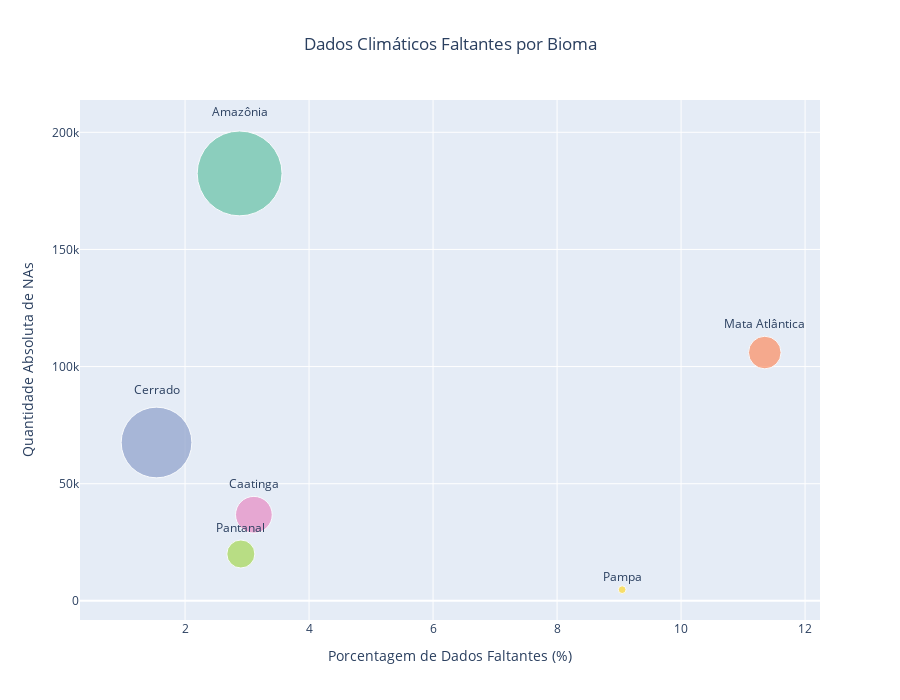

Notebook cell for this chart:
### Markdown cell above
### Distribuição dos dados faltantes por bioma
**Insight**: o bioma com maior quantidade de dados faltantes é a Amazônia.

### Code cell
na_biome = (
    df_na
    .group_by('bioma')
    .agg(pl.len().alias('count_na'))
    .sort('count_na', descending=True)
)

total_biome = (
    df_daily
    .group_by('bioma')
    .agg(pl.len().alias('count_total'))
)

biome_comp = (
    na_biome
    .join(total_biome, on='bioma', how='left')
    .with_columns([
        ((pl.col('count_na') / pl.col('count_total')) * 100)
        .round(2)
        .alias('perc_na')
    ])
    .with_columns([
        pl.col('count_na').map_elements(
            lambda x: f"{x:_.0f}".replace('_', '.'), # Formata contagem para hover
            return_dtype=pl.Utf8
        ).alias('count_na_fmt'),
        pl.col('count_total').map_elements(
            lambda x: f"{x:_.0f}".replace('_', '.'), # Formata contagem para hover
            return_dtype=pl.Utf8
        ).alias('count_total_fmt')
    ])
)

fig = px.scatter(
    biome_comp,
    x='perc_na',
    y='count_na',
    size='count_total',
    color='bioma',
    text='bioma',
    size_max=60,
    custom_data=['count_na_fmt', 'count_total_fmt'],
    labels={
        'perc_na': 'Porcentagem de Dados Faltantes (%)',
        'count_na': 'Quantidade Absoluta de NAs',
        'count_total': 'Total de Registros'
    },
    title='Dados Climáticos Faltantes por Bioma',
    height=700,
    color_discrete_sequence=px.colors.qualitative.Set2
)

# Ajusta posição dos labels
fig.update_traces(
    textposition='top center',
    hovertemplate='<b>%{text}</b><br>' +
                  'Porcentagem: %{x:.1f}%<br>' +
                  'Quantidade absoluta: %{customdata[0]}<br>' +
                  'Total de registros: %{customdata[1]}' +
                  '<extra></extra>',
)

fig.update_layout(
    title={'x': 0.5, 'xanchor': 'center'},
    xaxis=dict(title_font=dict(size=14)),
    yaxis=dict(title_font=dict(size=14)),
    showlegend=False,
    font=dict(size=12)
)

fig.show()

### Figure 1 — Plotly figure (JSON) as saved in the notebook; plotly's stock layout.template omitted (floating-point values rounded to 4 significant figures)
{"data": [{"customdata": [["182.445", "6.329.555"]], "hovertemplate": "<b>%{text}</b><br>Porcentagem: %{x:.1f}%<br>Quantidade absoluta: %{customdata[0]}<br>Total de registros: %{customdata[1]}<extra></extra>", "legendgroup": "Amazônia", "marker": {"color": "rgb(102,194,165)", "size": [6329555], "sizemode": "area", "sizeref": 1758.0, "symbol": "circle"}, "mode": "markers+text", "name": "Amazônia", "orientation": "v", "showlegend": true, "text": ["Amazônia"], "x": [2.88], "xaxis": "x", "y": [182445], "yaxis": "y", "type": "scatter", "textposition": "top center"}, {"customdata": [["105.991", "933.904"]], "hovertemplate": "<b>%{text}</b><br>Porcentagem: %{x:.1f}%<br>Quantidade absoluta: %{customdata[0]}<br>Total de registros: %{customdata[1]}<extra></extra>", "legendgroup": "Mata Atlântica", "marker": {"color": "rgb(252,141,98)", "size": [933904], "sizemode": "area", "sizeref": 1758.0, "symbol": "circle"}, "mode": "markers+text", "name": "Mata Atlântica", "orientation": "v", "showlegend": true, "text": ["Mata Atlântica"], "x": [11.35], "xaxis": "x", "y": [105991], "yaxis": "y", "type": "scatter", "textposition": "top center"}, {"customdata": [["67.595", "4.396.363"]], "hovertemplate": "<b>%{text}</b><br>Porcentagem: %{x:.1f}%<br>Quantidade absoluta: %{customdata[0]}<br>Total de registros: %{customdata[1]}<extra></extra>", "legendgroup": "Cerrado", "marker": {"color": "rgb(141,160,203)", "size": [4396363], "sizemode": "area", "sizeref": 1758.0, "symbol": "circle"}, "mode": "markers+text", "name": "Cerrado", "orientation": "v", "showlegend": true, "text": ["Cerrado"], "x": [1.54], "xaxis": "x", "y": [67595], "yaxis": "y", "type": "scatter", "textposition": "top center"}, {"customdata": [["36.754", "1.182.761"]], "hovertemplate": "<b>%{text}</b><br>Porcentagem: %{x:.1f}%<br>Quantidade absoluta: %{customdata[0]}<br>Total de registros: %{customdata[1]}<extra></extra>", "legendgroup": "Caatinga", "marker": {"color": "rgb(231,138,195)", "size": [1182761], "sizemode": "area", "sizeref": 1758.0, "symbol": "circle"}, "mode": "markers+text", "name": "Caatinga", "orientation": "v", "showlegend": true, "text": ["Caatinga"], "x": [3.11], "xaxis": "x", "y": [36754], "yaxis": "y", "type": "scatter", "textposition": "top center"}, {"customdata": [["20.007", "690.710"]], "hovertemplate": "<b>%{text}</b><br>Porcentagem: %{x:.1f}%<br>Quantidade absoluta: %{customdata[0]}<br>Total de registros: %{customdata[1]}<extra></extra>", "legendgroup": "Pantanal", "marker": {"color": "rgb(166,216,84)", "size": [690710], "sizemode": "area", "sizeref": 1758.0, "symbol": "circle"}, "mode": "markers+text", "name": "Pantanal", "orientation": "v", "showlegend": true, "text": ["Pantanal"], "x": [2.9], "xaxis": "x", "y": [20007], "yaxis": "y", "type": "scatter", "textposition": "top center"}, {"customdata": [["4.777", "52.800"]], "hovertemplate": "<b>%{text}</b><br>Porcentagem: %{x:.1f}%<br>Quantidade absoluta: %{customdata[0]}<br>Total de registros: %{customdata[1]}<extra></extra>", "legendgroup": "Pampa", "marker": {"color": "rgb(255,217,47)", "size": [52800], "sizemode": "area", "sizeref": 1758.0, "symbol": "circle"}, "mode": "markers+text", "name": "Pampa", "orientation": "v", "showlegend": true, "text": ["Pampa"], "x": [9.05], "xaxis": "x", "y": [4777], "yaxis": "y", "type": "scatter", "textposition": "top center"}], "layout": {"xaxis": {"anchor": "y", "domain": [0.0, 1.0], "title": {"text": "Porcentagem de Dados Faltantes (%)", "font": {"size": 14}}}, "yaxis": {"anchor": "x", "domain": [0.0, 1.0], "title": {"text": "Quantidade Absoluta de NAs", "font": {"size": 14}}}, "legend": {"title": {"text": "bioma"}, "tracegroupgap": 0, "itemsizing": "constant"}, "title": {"text": "Dados Climáticos Faltantes por Bioma", "x": 0.5, "xanchor": "center"}, "height": 700, "font": {"size": 12}, "showlegend": false}}
